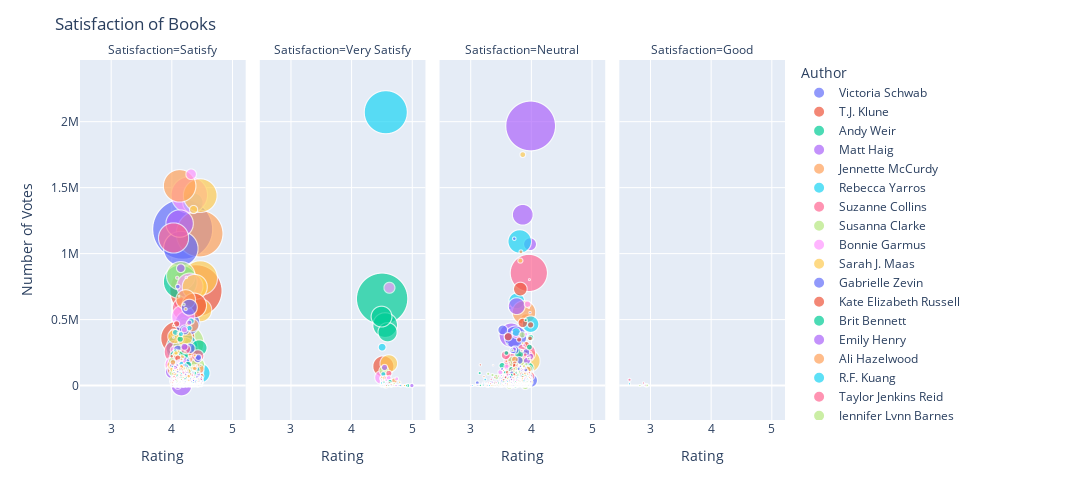

The cell this chart's notebook holds for it:
### Code cell
fig = px.scatter(
    df,
    x='Rating',
    y='Number of Votes',
    color='Author',
    size='Score',
    size_max=60,
    hover_name='Author',
    facet_col='Satisfaction',
)

fig.update_layout(
    width=1500,
    height=500,
    title='Satisfaction of Books',
)
fig.show()
